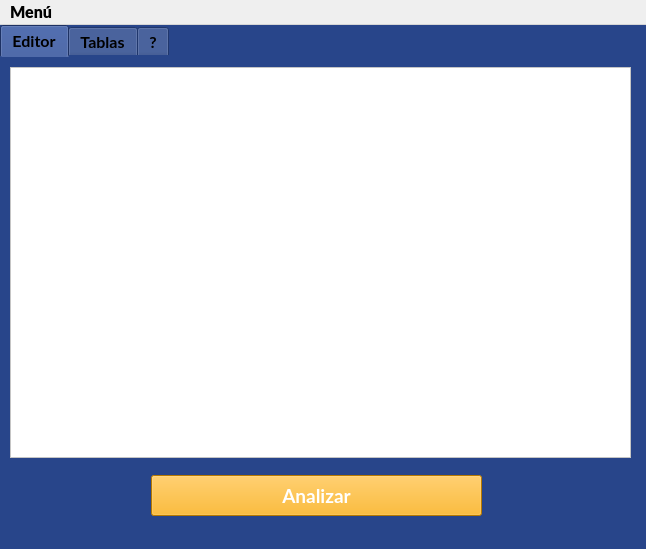
<?xml version="1.0" encoding="UTF-8"?>
<ui version="4.0">
 <class>MainWindow</class>
 <widget class="QMainWindow" name="MainWindow">
  <property name="geometry">
   <rect>
    <x>0</x>
    <y>0</y>
    <width>646</width>
    <height>549</height>
   </rect>
  </property>
  <property name="windowTitle">
   <string>Analizador Sintáctico</string>
  </property>
  <property name="windowIcon">
   <iconset resource="img.qrc">
    <normaloff>:/new/prefix1/img/Icon.png</normaloff>:/new/prefix1/img/Icon.png</iconset>
  </property>
  <widget class="QWidget" name="centralwidget">
   <property name="styleSheet">
    <string notr="true">background-color: rgb(40, 69, 138);</string>
   </property>
   <widget class="QTabWidget" name="tabWidget">
    <property name="geometry">
     <rect>
      <x>0</x>
      <y>0</y>
      <width>651</width>
      <height>521</height>
     </rect>
    </property>
    <property name="font">
     <font>
      <family>Lato</family>
      <pointsize>12</pointsize>
      <weight>75</weight>
      <bold>true</bold>
     </font>
    </property>
    <property name="styleSheet">
     <string notr="true">background-color: rgb(40, 69, 138);
alternate-background-color: rgb(40, 69, 138);
border-color: rgb(40, 69, 138);
gridline-color: rgb(40, 69, 138);
selection-color: rgb(40, 69, 138);
selection-background-color: rgb(40, 69, 138);</string>
    </property>
    <property name="tabShape">
     <enum>QTabWidget::Rounded</enum>
    </property>
    <property name="currentIndex">
     <number>0</number>
    </property>
    <property name="elideMode">
     <enum>Qt::ElideNone</enum>
    </property>
    <property name="documentMode">
     <bool>false</bool>
    </property>
    <property name="tabsClosable">
     <bool>false</bool>
    </property>
    <property name="movable">
     <bool>false</bool>
    </property>
    <property name="tabBarAutoHide">
     <bool>false</bool>
    </property>
    <widget class="QWidget" name="tabEditor">
     <attribute name="title">
      <string>Editor</string>
     </attribute>
     <widget class="QPlainTextEdit" name="textEdit">
      <property name="geometry">
       <rect>
        <x>10</x>
        <y>10</y>
        <width>621</width>
        <height>391</height>
       </rect>
      </property>
      <property name="font">
       <font>
        <family>Lato</family>
        <pointsize>15</pointsize>
        <weight>75</weight>
        <bold>true</bold>
       </font>
      </property>
      <property name="styleSheet">
       <string notr="true">background-color: rgb(255, 255, 255);
color: rgb(0, 0, 0);
selection-color: rgb(255, 255, 255);</string>
      </property>
     </widget>
     <widget class="QPushButton" name="btnAnalizar">
      <property name="geometry">
       <rect>
        <x>151</x>
        <y>418</y>
        <width>331</width>
        <height>41</height>
       </rect>
      </property>
      <property name="font">
       <font>
        <family>Lato</family>
        <pointsize>14</pointsize>
        <weight>75</weight>
        <bold>true</bold>
       </font>
      </property>
      <property name="styleSheet">
       <string notr="true">background-color: rgb(255, 170, 0);
color: rgb(255, 255, 255);</string>
      </property>
      <property name="text">
       <string>Analizar</string>
      </property>
     </widget>
    </widget>
    <widget class="QWidget" name="tabTablas">
     <attribute name="title">
      <string>Tablas</string>
     </attribute>
     <widget class="QTableWidget" name="tableL">
      <property name="geometry">
       <rect>
        <x>20</x>
        <y>60</y>
        <width>291</width>
        <height>371</height>
       </rect>
      </property>
      <property name="styleSheet">
       <string notr="true">background-color: rgb(188, 188, 188);
color: rgb(0, 0, 0);
selection-color: rgb(255, 255, 255);</string>
      </property>
     </widget>
     <widget class="QLabel" name="label">
      <property name="geometry">
       <rect>
        <x>90</x>
        <y>20</y>
        <width>161</width>
        <height>16</height>
       </rect>
      </property>
      <property name="font">
       <font>
        <family>Lato</family>
        <pointsize>12</pointsize>
        <weight>50</weight>
        <bold>false</bold>
       </font>
      </property>
      <property name="styleSheet">
       <string notr="true">color: rgb(255, 255, 255);</string>
      </property>
      <property name="text">
       <string>Analizador Léxico</string>
      </property>
      <property name="alignment">
       <set>Qt::AlignCenter</set>
      </property>
     </widget>
     <widget class="QTableWidget" name="tableS">
      <property name="geometry">
       <rect>
        <x>340</x>
        <y>60</y>
        <width>291</width>
        <height>371</height>
       </rect>
      </property>
      <property name="styleSheet">
       <string notr="true">background-color: rgb(188, 188, 188);
color: rgb(0, 0, 0);
selection-color: rgb(255, 255, 255);</string>
      </property>
     </widget>
     <widget class="QWidget" name="layoutWidget">
      <property name="geometry">
       <rect>
        <x>390</x>
        <y>0</y>
        <width>191</width>
        <height>57</height>
       </rect>
      </property>
      <layout class="QGridLayout" name="gridLayout">
       <item row="0" column="0">
        <widget class="QLabel" name="label_2">
         <property name="font">
          <font>
           <family>Lato</family>
           <pointsize>12</pointsize>
           <weight>50</weight>
           <bold>false</bold>
          </font>
         </property>
         <property name="styleSheet">
          <string notr="true">color: rgb(255, 255, 255);</string>
         </property>
         <property name="text">
          <string>Analizador Sintáctico</string>
         </property>
         <property name="alignment">
          <set>Qt::AlignCenter</set>
         </property>
        </widget>
       </item>
       <item row="1" column="0">
        <widget class="QLabel" name="label_3">
         <property name="font">
          <font>
           <family>Lato</family>
           <pointsize>12</pointsize>
           <weight>50</weight>
           <bold>false</bold>
          </font>
         </property>
         <property name="styleSheet">
          <string notr="true">color: rgb(255, 255, 255);</string>
         </property>
         <property name="text">
          <string>(Producciones)</string>
         </property>
         <property name="alignment">
          <set>Qt::AlignCenter</set>
         </property>
        </widget>
       </item>
      </layout>
     </widget>
     <widget class="QLabel" name="lblResultado">
      <property name="geometry">
       <rect>
        <x>160</x>
        <y>440</y>
        <width>321</width>
        <height>31</height>
       </rect>
      </property>
      <property name="font">
       <font>
        <family>Lato</family>
        <pointsize>12</pointsize>
        <weight>50</weight>
        <bold>false</bold>
       </font>
      </property>
      <property name="styleSheet">
       <string notr="true">color: rgb(255, 255, 255);</string>
      </property>
      <property name="text">
       <string>SINTAXIS</string>
      </property>
      <property name="alignment">
       <set>Qt::AlignCenter</set>
      </property>
     </widget>
    </widget>
    <widget class="QWidget" name="tab">
     <attribute name="title">
      <string>?</string>
     </attribute>
     <widget class="QLabel" name="label_10">
      <property name="geometry">
       <rect>
        <x>15</x>
        <y>10</y>
        <width>621</width>
        <height>51</height>
       </rect>
      </property>
      <property name="font">
       <font>
        <family>Lato Black</family>
        <pointsize>24</pointsize>
       </font>
      </property>
      <property name="styleSheet">
       <string notr="true">color: rgb(255, 255, 255);</string>
      </property>
      <property name="text">
       <string>Instituto Tecnológico de la Laguna</string>
      </property>
      <property name="alignment">
       <set>Qt::AlignCenter</set>
      </property>
     </widget>
     <widget class="QWidget" name="layoutWidget">
      <property name="geometry">
       <rect>
        <x>90</x>
        <y>110</y>
        <width>456</width>
        <height>85</height>
       </rect>
      </property>
      <layout class="QVBoxLayout" name="verticalLayout">
       <item>
        <widget class="QLabel" name="label_4">
         <property name="font">
          <font>
           <family>Lato Black</family>
           <pointsize>20</pointsize>
          </font>
         </property>
         <property name="styleSheet">
          <string notr="true">color: rgb(255, 255, 255);</string>
         </property>
         <property name="text">
          <string>App Analizador Sintáctico GUI</string>
         </property>
         <property name="alignment">
          <set>Qt::AlignCenter</set>
         </property>
        </widget>
       </item>
       <item>
        <widget class="QLabel" name="label_5">
         <property name="font">
          <font>
           <family>Lato Black</family>
           <pointsize>18</pointsize>
          </font>
         </property>
         <property name="styleSheet">
          <string notr="true">color: rgb(255, 255, 255);</string>
         </property>
         <property name="text">
          <string>Lenguajes y Autómatas l</string>
         </property>
         <property name="alignment">
          <set>Qt::AlignCenter</set>
         </property>
        </widget>
       </item>
      </layout>
     </widget>
     <widget class="QWidget" name="layoutWidget">
      <property name="geometry">
       <rect>
        <x>100</x>
        <y>240</y>
        <width>426</width>
        <height>85</height>
       </rect>
      </property>
      <layout class="QVBoxLayout" name="verticalLayout_2">
       <item>
        <widget class="QLabel" name="label_6">
         <property name="font">
          <font>
           <family>Lato Black</family>
           <pointsize>20</pointsize>
          </font>
         </property>
         <property name="styleSheet">
          <string notr="true">color: rgb(255, 255, 255);</string>
         </property>
         <property name="text">
          <string>Desarrollado por:</string>
         </property>
         <property name="alignment">
          <set>Qt::AlignCenter</set>
         </property>
        </widget>
       </item>
       <item>
        <widget class="QLabel" name="label_7">
         <property name="font">
          <font>
           <family>Lato Black</family>
           <pointsize>18</pointsize>
          </font>
         </property>
         <property name="styleSheet">
          <string notr="true">color: rgb(255, 255, 255);</string>
         </property>
         <property name="text">
          <string>Iván Romero Canaán 18131278</string>
         </property>
         <property name="alignment">
          <set>Qt::AlignCenter</set>
         </property>
        </widget>
       </item>
      </layout>
     </widget>
     <widget class="QWidget" name="layoutWidget">
      <property name="geometry">
       <rect>
        <x>200</x>
        <y>360</y>
        <width>251</width>
        <height>85</height>
       </rect>
      </property>
      <layout class="QVBoxLayout" name="verticalLayout_3">
       <item>
        <widget class="QLabel" name="label_8">
         <property name="font">
          <font>
           <family>Lato Black</family>
           <pointsize>20</pointsize>
          </font>
         </property>
         <property name="styleSheet">
          <string notr="true">color: rgb(255, 255, 255);</string>
         </property>
         <property name="text">
          <string>Semestre:</string>
         </property>
         <property name="alignment">
          <set>Qt::AlignCenter</set>
         </property>
        </widget>
       </item>
       <item>
        <widget class="QLabel" name="label_9">
         <property name="font">
          <font>
           <family>Lato Black</family>
           <pointsize>18</pointsize>
          </font>
         </property>
         <property name="styleSheet">
          <string notr="true">color: rgb(255, 255, 255);</string>
         </property>
         <property name="text">
          <string>Enero - Junio 2021</string>
         </property>
         <property name="alignment">
          <set>Qt::AlignCenter</set>
         </property>
        </widget>
       </item>
      </layout>
     </widget>
    </widget>
   </widget>
  </widget>
  <widget class="QMenuBar" name="menubar">
   <property name="geometry">
    <rect>
     <x>0</x>
     <y>0</y>
     <width>646</width>
     <height>29</height>
    </rect>
   </property>
   <property name="font">
    <font>
     <family>Lato Black</family>
     <pointsize>12</pointsize>
    </font>
   </property>
   <widget class="QMenu" name="menuArchivo">
    <property name="font">
     <font>
      <family>Lato Light</family>
      <pointsize>10</pointsize>
     </font>
    </property>
    <property name="title">
     <string>Menú</string>
    </property>
    <addaction name="actionAbrir"/>
    <addaction name="actionGuardar"/>
    <addaction name="actionReiniciar"/>
    <addaction name="actionSalir"/>
   </widget>
   <addaction name="menuArchivo"/>
  </widget>
  <action name="actionAbrir">
   <property name="icon">
    <iconset resource="img.qrc">
     <normaloff>:/new/prefix1/img/abrir2.png</normaloff>:/new/prefix1/img/abrir2.png</iconset>
   </property>
   <property name="text">
    <string>Abrir archivo</string>
   </property>
   <property name="shortcut">
    <string>Ctrl+O</string>
   </property>
  </action>
  <action name="actionGuardar">
   <property name="icon">
    <iconset resource="img.qrc">
     <normaloff>:/new/prefix1/img/guardar.png</normaloff>:/new/prefix1/img/guardar.png</iconset>
   </property>
   <property name="text">
    <string>Guardar archivo</string>
   </property>
   <property name="shortcut">
    <string>Ctrl+G</string>
   </property>
  </action>
  <action name="actionSalir">
   <property name="icon">
    <iconset resource="img.qrc">
     <normaloff>:/new/prefix1/img/salir.png</normaloff>:/new/prefix1/img/salir.png</iconset>
   </property>
   <property name="text">
    <string>Salir</string>
   </property>
   <property name="shortcut">
    <string>Ctrl+S</string>
   </property>
  </action>
  <action name="actionReiniciar">
   <property name="icon">
    <iconset resource="img.qrc">
     <normaloff>:/new/prefix1/img/reiniciar.png</normaloff>:/new/prefix1/img/reiniciar.png</iconset>
   </property>
   <property name="text">
    <string>Reiniciar</string>
   </property>
   <property name="shortcut">
    <string>Ctrl+R</string>
   </property>
  </action>
 </widget>
 <resources>
  <include location="img.qrc"/>
 </resources>
 <connections/>
</ui>
